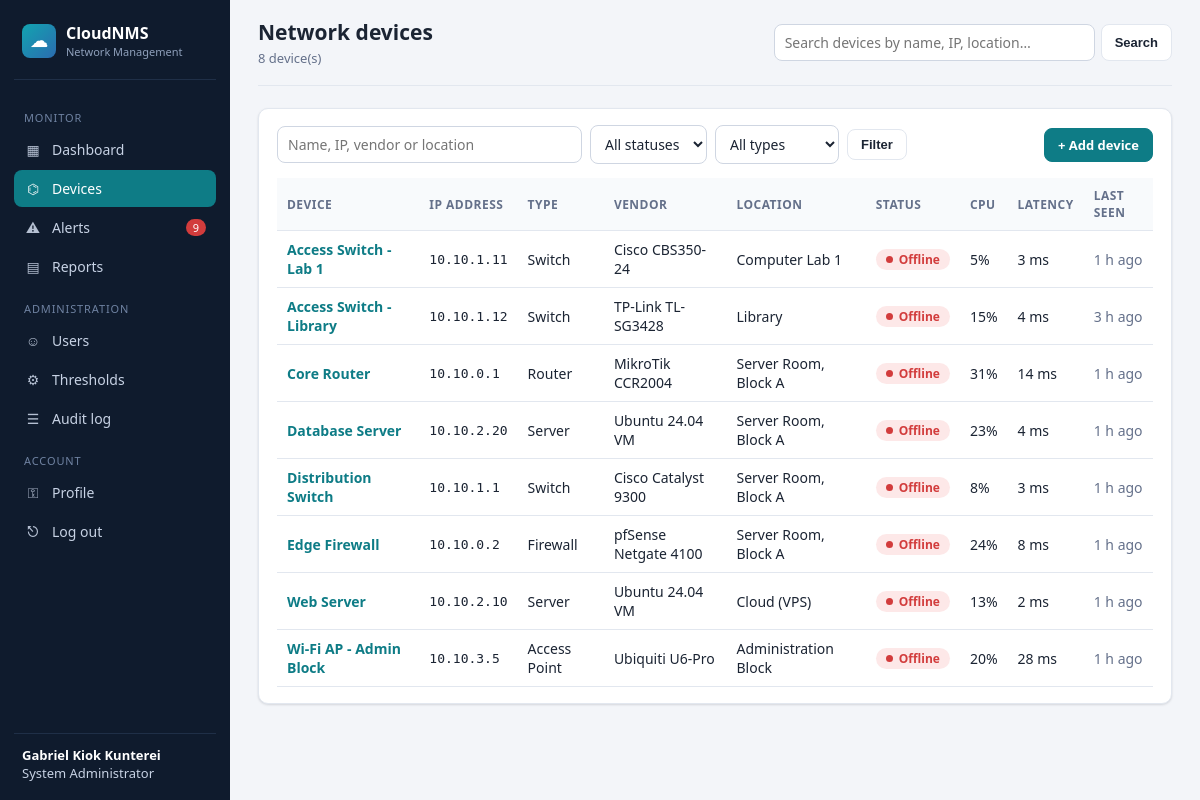
Page /devices (signed in) on the committed database.
### app/models.py (models this page shows, shortened)
class User(UserMixin, db.Model):
    __tablename__ = "users"
    id = db.Column(db.Integer, primary_key=True)
    full_name = db.Column(db.String(120), nullable=False)
    username = db.Column(db.String(50), unique=True, nullable=False, index=True)
    email = db.Column(db.String(120), unique=True, nullable=False)
    password_hash = db.Column(db.String(256), nullable=False)
    role = db.Column(db.String(20), nullable=False, default="technician")
    active = db.Column(db.Boolean, nullable=False, default=True)
    failed_logins = db.Column(db.Integer, nullable=False, default=0)
    locked_until = db.Column(db.DateTime)
    last_login = db.Column(db.DateTime)
    created_at = db.Column(db.DateTime, nullable=False, default=utcnow)
    reports = db.relationship("Report", backref="user", lazy=True)
    audit_logs = db.relationship("AuditLog", backref="user", lazy=True)
    @property
    def is_active(self):  # used by Flask-Login
        return self.active
    @property
    def role_label(self):
        return ROLES.get(self.role, self.role)

class Device(db.Model):
    __tablename__ = "network_devices"
    id = db.Column(db.Integer, primary_key=True)
    name = db.Column(db.String(100), nullable=False)
    ip_address = db.Column(db.String(45), unique=True, nullable=False, index=True)
    device_type = db.Column(db.String(30), nullable=False)
    vendor = db.Column(db.String(60))
    location = db.Column(db.String(120))
    mgmt_port = db.Column(db.Integer, default=22)
    api_key = db.Column(db.String(64), unique=True, nullable=False,
                        default=lambda: secrets.token_hex(24))
    status = db.Column(db.String(20), nullable=False, default="unknown", index=True)
    monitored = db.Column(db.Boolean, nullable=False, default=True)
    last_seen = db.Column(db.DateTime)
    created_at = db.Column(db.DateTime, nullable=False, default=utcnow)
    metrics = db.relationship("Metric", backref="device", lazy="dynamic",
                              cascade="all, delete-orphan")
    alerts = db.relationship("Alert", backref="device", lazy="dynamic",
                             cascade="all, delete-orphan")
    def latest_metric(self):
        return self.metrics.order_by(Metric.recorded_at.desc()).first()

### app/main.py (the view)
@main_bp.route("/devices")
@login_required
def devices():
    q = request.args.get("q", "").strip()
    status = request.args.get("status", "")
    dtype = request.args.get("type", "")
    query = Device.query
    if q:
        like = f"%{q}%"
        query = query.filter(or_(Device.name.ilike(like), Device.ip_address.ilike(like),
                                 Device.location.ilike(like), Device.vendor.ilike(like)))
    if status:
        query = query.filter_by(status=status)
    if dtype:
        query = query.filter_by(device_type=dtype)
    return render_template("devices.html", devices=query.order_by(Device.name).all(),
                           q=q, status=status, dtype=dtype, device_types=DEVICE_TYPES)

### app/auth.py (called while the page is built)
@auth_bp.app_context_processor
def inject_default_login():
    from flask import request as _rq
    if _rq.endpoint != "auth.login":
        return {}
    from .models import default_password_in_use
    if default_password_in_use(current_app):
        return {"default_login": (current_app.config["DEFAULT_ADMIN_USERNAME"],
                                  current_app.config["DEFAULT_ADMIN_PASSWORD"])}
    return {}

### app/models.py (called while the page is built)
def utcnow():
    return datetime.now(timezone.utc).replace(tzinfo=None)

@login_manager.user_loader
def load_user(user_id):
    return db.session.get(User, int(user_id))

### app/templates/devices.html (shortened to what this page needs)
{% extends "base.html" %}
{% block heading %}Network devices{% endblock %}
{% block sub %}{{ devices|length }} device(s){% if q %} matching “{{ q }}”{% endif %}{% endblock %}
{% block content %}
<div class="card">
  <form class="filters">
    <input name="q" value="{{ q }}" placeholder="Name, IP, vendor or location" size="30">
    <select name="status"><option value="">All statuses</option>
      {% for s in ['online','warning','offline','unknown'] %}<option value="{{ s }}" {{ 'selected' if s == status }}>{{ s|capitalize }}</option>{% endfor %}</select>
    <select name="type"><option value="">All types</option>
      {% for t in device_types %}<option {{ 'selected' if t == dtype }}>{{ t }}</option>{% endfor %}</select>
    <button class="btn">Filter</button>
    {% if current_user.role in ['admin','network_admin'] %}<a class="btn primary" style="margin-left:auto" href="{{ url_for('main.add_device') }}">+ Add device</a>{% endif %}
  </form>
  <table>
    <thead><tr><th>Device</th><th>IP address</th><th>Type</th><th>Vendor</th><th>Location</th><th>Status</th><th>CPU</th><th>Latency</th><th>Last seen</th></tr></thead>
    <tbody>
    {% for d in devices %}{% set m = d.latest_metric() %}
      <tr>
        <td><a href="{{ url_for('main.device_detail', device_id=d.id) }}"><b>{{ d.name }}</b></a>{% if not d.monitored %} <span class="muted">(paused)</span>{% endif %}</td>
        <td class="mono">{{ d.ip_address }}</td><td>{{ d.device_type }}</td><td>{{ d.vendor or '—' }}</td><td>{{ d.location or '—' }}</td>
        <td><span class="pill {{ d.status }}">{{ d.status }}</span></td>
        <td>{{ '%.0f%%'|format(m.cpu_usage) if m and m.cpu_usage is not none else '—' }}</td>
        <td>{{ '%.0f ms'|format(m.latency_ms) if m and m.latency_ms is not none else '—' }}</td>
        <td class="muted">{{ d.last_seen|ago }}</td>
      </tr>
    {% else %}<tr><td colspan="9" class="empty">No devices match your search.</td></tr>{% endfor %}
    </tbody>
  </table>
</div>
{% endblock %}

### app/templates/base.html (shortened to what this page needs)
<!doctype html>
<html lang="en">
<head>
  <link rel="stylesheet" href="{{ url_for('static', filename='css/style.css') }}">
</head>
<body>
<div class="layout">
  <aside class="sidebar">
    <div class="brand"><div class="logo">☁</div><div>CloudNMS<small>Network Management</small></div></div>
    {% set ep = request.endpoint or '' %}
    <nav class="nav">
      <div class="section">Monitor</div>
      <a href="{{ url_for('main.dashboard') }}" class="{{ 'active' if ep == 'main.dashboard' }}"><span class="ico">▦</span>Dashboard</a>
      <a href="{{ url_for('main.devices') }}" class="{{ 'active' if 'device' in ep }}"><span class="ico">⌬</span>Devices</a>
      <a href="{{ url_for('main.alerts') }}" class="{{ 'active' if 'alert' in ep }}"><span class="ico">⚠</span>Alerts{% if open_alert_count %}<span class="count">{{ open_alert_count }}</span>{% endif %}</a>
      <a href="{{ url_for('main.reports') }}" class="{{ 'active' if 'report' in ep }}"><span class="ico">▤</span>Reports</a>
      {% if current_user.role == 'admin' %}
      <div class="section">Administration</div>
      <a href="{{ url_for('main.users') }}" class="{{ 'active' if 'user' in ep }}"><span class="ico">☺</span>Users</a>
      <a href="{{ url_for('main.settings') }}" class="{{ 'active' if ep == 'main.settings' }}"><span class="ico">⚙</span>Thresholds</a>
      <a href="{{ url_for('main.audit') }}" class="{{ 'active' if ep == 'main.audit' }}"><span class="ico">☰</span>Audit log</a>
      {% endif %}
      <div class="section">Account</div>
      <a href="{{ url_for('auth.profile') }}" class="{{ 'active' if ep == 'auth.profile' }}"><span class="ico">⚿</span>Profile</a>
      <a href="{{ url_for('auth.logout') }}"><span class="ico">⎋</span>Log out</a>
    </nav>
    <div class="me"><b>{{ current_user.full_name }}</b>{{ current_user.role_label }}</div>
  </aside>
  <main class="main">
    <div class="topbar">
      <div><h1>{% block heading %}{% endblock %}</h1><div class="sub">{% block sub %}{% endblock %}</div></div>
      <form class="search" action="{{ url_for('main.devices') }}">
        <input name="q" placeholder="Search devices by name, IP, location…" size="32" aria-label="Search devices">
        <button class="btn">Search</button>
      </form>
    </div>
    {% block content %}{% endblock %}
  </main>
</div>
</body>
</html>

### app/static/css/style.css (style rules this page uses)
:root { --bg: #f3f5f9; --panel: #ffffff; --ink: #1b2433; --muted: #64708a; --line: #e2e7ef; --nav: #0f1b2d; --nav-ink: #c7d2e4; --accent: #0e7c86; --accent-2: #12a4b0; --ok: #1f9d55; --warn: #d98b00; --crit: #d23c3c; --unknown: #8792a6; --radius: 10px; --shadow: 0 1px 2px rgba(16,24,40,.06), 0 1px 3px rgba(16,24,40,.08); }
* { box-sizing: border-box; }
body { margin: 0; font-family: "Segoe UI", Inter, Roboto, "Helvetica Neue", Arial, sans-serif; color: var(--ink); background: var(--bg); font-size: 14px; }
a { color: var(--accent); text-decoration: none; }
.layout { display: grid; grid-template-columns: 230px 1fr; min-height: 100vh; background: linear-gradient(to right, var(--nav) 230px, var(--bg) 230px); }
.sidebar { background: var(--nav); color: var(--nav-ink); padding: 18px 14px; position: sticky; top: 0; height: 100vh; display: flex; flex-direction: column; }
.brand { display: flex; align-items: center; gap: 10px; color: #fff; font-weight: 700; font-size: 16px; padding: 4px 8px 20px; border-bottom: 1px solid #1f2f47; margin-bottom: 14px; }
.brand .logo { width: 34px; height: 34px; border-radius: 8px; background: linear-gradient(135deg,var(--accent-2),#2b6cb0); display: grid; place-items: center; font-size: 17px; }
.brand small { display: block; font-weight: 400; font-size: 11px; color: #8fa0bb; }
.nav a { display: flex; align-items: center; gap: 10px; color: var(--nav-ink); padding: 9px 10px; border-radius: 8px; margin-bottom: 2px; font-size: 14px; }
.nav a.active { background: var(--accent); color: #fff; }
.nav .ico { width: 18px; text-align: center; opacity: .9; }
.nav .section { font-size: 11px; text-transform: uppercase; letter-spacing: .08em; color: #6f82a1; margin: 16px 10px 6px; }
.nav .count { margin-left: auto; background: var(--crit); color: #fff; border-radius: 999px; font-size: 11px; padding: 1px 7px; }
.sidebar .me { margin-top: auto; border-top: 1px solid #1f2f47; padding: 12px 8px 0; font-size: 13px; }
.sidebar .me b { color: #fff; display: block; }
.main { padding: 0 28px 40px; min-width: 0; }
.topbar { display: flex; align-items: center; justify-content: space-between; padding: 18px 0; border-bottom: 1px solid var(--line); margin-bottom: 22px; gap: 16px; }
.topbar h1 { font-size: 21px; margin: 0; }
.topbar .sub { color: var(--muted); font-size: 13px; margin-top: 3px; }
.topbar form.search { display: flex; gap: 6px; }
.card { background: var(--panel); border: 1px solid var(--line); border-radius: var(--radius); box-shadow: var(--shadow); padding: 16px 18px; min-width: 0; }
table { width: 100%; border-collapse: collapse; }
th, td { text-align: left; padding: 9px 10px; border-bottom: 1px solid var(--line); vertical-align: middle; }
th { font-size: 12px; text-transform: uppercase; letter-spacing: .04em; color: var(--muted); font-weight: 600; background: #f8fafc; }
.mono { font-family: Consolas, "DejaVu Sans Mono", monospace; font-size: 13px; }
.muted { color: var(--muted); }
.pill { display: inline-flex; align-items: center; gap: 6px; border-radius: 999px; padding: 2px 10px; font-size: 12px; font-weight: 600; text-transform: capitalize; }
.pill::before { content: ""; width: 7px; height: 7px; border-radius: 50%; background: currentColor; }
.offline, .critical { color: var(--crit); background: #fde8e8; }
.btn { display: inline-flex; align-items: center; gap: 6px; border: 1px solid var(--line); background: #fff; color: var(--ink); padding: 7px 13px; border-radius: 8px; font-size: 13px; cursor: pointer; font-weight: 600; }
.btn.primary { background: var(--accent); border-color: var(--accent); color: #fff; }
input, select { font: inherit; padding: 8px 10px; border: 1px solid #cfd6e2; border-radius: 8px; background: #fff; color: var(--ink); }
.filters { display: flex; gap: 8px; flex-wrap: wrap; align-items: center; margin-bottom: 14px; }

### rows in the picture
User: full_name "Gabriel Kiok Kunterei", role_label "System Administrator"
Device: name "Access Switch - Lab 1", ip_address "10.10.1.11", device_type "Switch", vendor "Cisco CBS350-24", location "Computer Lab 1", status "Offline", cpu_usage "5%", latency_ms "3 ms", last_seen|ago "1 h ago"
Device: name "Access Switch - Library", ip_address "10.10.1.12", device_type "Switch", vendor "TP-Link TL-SG3428", location "Library", status "Offline", cpu_usage "15%", latency_ms "4 ms", last_seen|ago "3 h ago"
Device: name "Core Router", ip_address "10.10.0.1", device_type "Router", vendor "MikroTik CCR2004", location "Server Room, Block A", status "Offline", cpu_usage "31%", latency_ms "14 ms", last_seen|ago "1 h ago"
Device: name "Database Server", ip_address "10.10.2.20", device_type "Server", vendor "Ubuntu 24.04 VM", location "Server Room, Block A", status "Offline", cpu_usage "23%", latency_ms "4 ms", last_seen|ago "1 h ago"
Device: name "Distribution Switch", ip_address "10.10.1.1", device_type "Switch", vendor "Cisco Catalyst 9300", location "Server Room, Block A", status "Offline", cpu_usage "8%", latency_ms "3 ms", last_seen|ago "1 h ago"
Device: name "Edge Firewall", ip_address "10.10.0.2", device_type "Firewall", vendor "pfSense Netgate 4100", location "Server Room, Block A", status "Offline", cpu_usage "24%", latency_ms "8 ms", last_seen|ago "1 h ago"
Device: name "Web Server", ip_address "10.10.2.10", device_type "Server", vendor "Ubuntu 24.04 VM", location "Cloud (VPS)", status "Offline", cpu_usage "13%", latency_ms "2 ms", last_seen|ago "1 h ago"
Device: name "Wi-Fi AP - Admin Block", ip_address "10.10.3.5", device_type "Access Point", vendor "Ubiquiti U6-Pro", location "Administration Block", status "Offline", cpu_usage "20%", latency_ms "28 ms", last_seen|ago "1 h ago"

### other values in the picture
{{ open_alert_count }} "9"
{{ devices|length }} "8"
